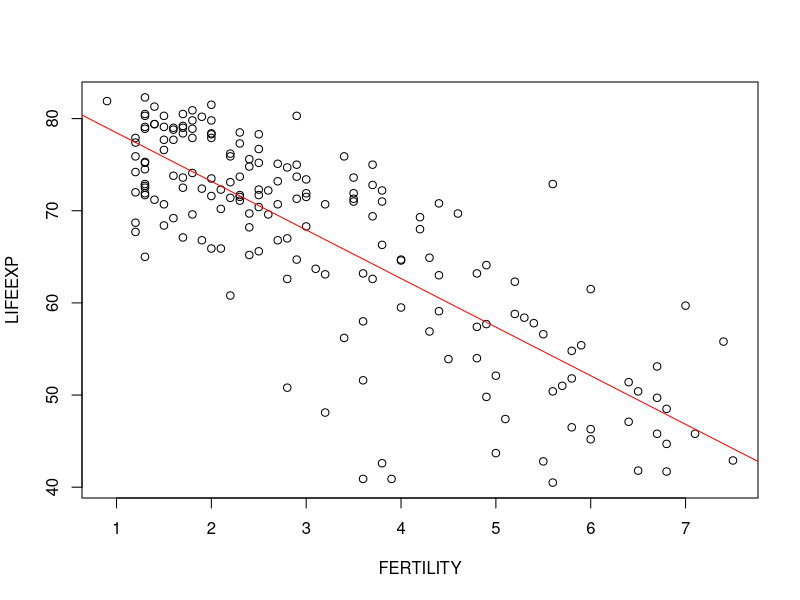
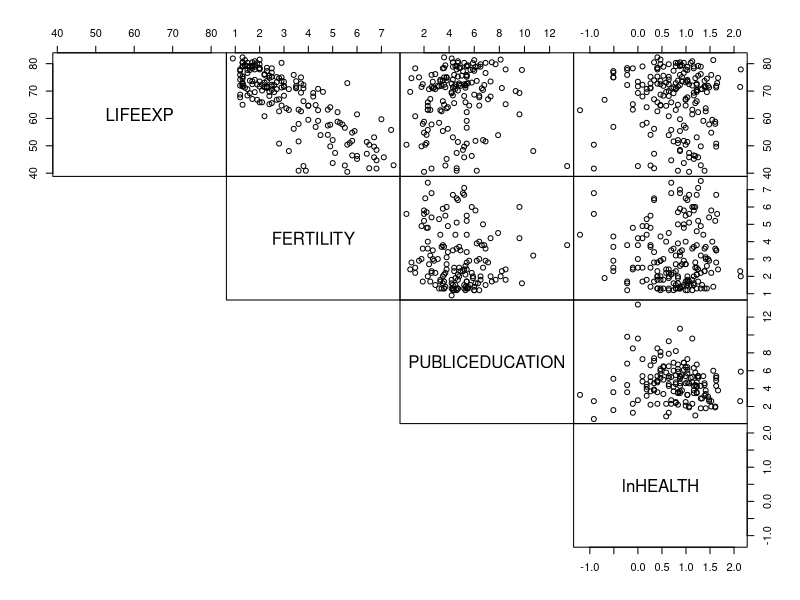

Reproduce these figures in R, in order.
# ###########################################################################
# #                                                                         #
# #                    FINAL ASSIGNMENT - QUESTION #1                       #
# #                                                                         #
# ###########################################################################

# 1. Examining the relation between y = LIFEEXP and x = FERTILITY.
# 2. Fit a linear regression model of LIFEEXP using the explanatory variable 
#    x = FERTILITY.
# 3. The United States has a FERTILITY rate of 2.0. Determine the fitted life 
#    expectancy.
# 4. Now fit a regression model on LIFEEXP using three explanatory variables, 
#    FERTILITY, PUBLICEDUCATION, and lnHEALTH (the natural logarithmic transform
#   of PRIVATEHEALTH).
#    a. Interpret the regression coefficient associated with public education.
#    b. Interpret the regression coefficient associated with health expenditures 
#       without using the logarithmic scale for expenditures.
#    c. Based on the model fit, is PUBLICEDUCATION a statistically significant 
#       variable? To respond to this question, use a formal test of hypothesis. 
#       State your null and alternative hypotheses, decision‐making criterion, 
#       and decision‐making rule.
# 7. Make an overall comment for the non‐statistician audience


setwd("~/data-sci-learning/dat201/")
df.raw = read.csv("UNLifeExpectancy.csv")

summary(df.raw)

df.raw[ is.na(df.raw$FERTILITY), ]
df.raw[ is.na(df.raw$PUBLICEDUCATION), ]

#TODO: should add some initial summary stats and cleaning

df = df.raw

# ----------------------------------------------------------------------------
# 1. Examining the relation between y = LIFEEXP and x = FERTILITY.
plot(LIFEEXP ~ FERTILITY, data = df)
cor(df$LIFEEXP, df$FERTILITY, use="complete.obs")         # -0.8067466



# ----------------------------------------------------------------------------
# 2. Fit a linear regression model of LIFEEXP using the explanatory variable 
#    x = FERTILITY.

m = lm(LIFEEXP ~ FERTILITY, data = df)
summary(m)
abline(m, col="red")



# ----------------------------------------------------------------------------
# 3. The United States has a FERTILITY rate of 2.0. Determine the fitted life 
#    expectancy.

f = data.frame(FERTILITY = 2.0)
p = predict(m, newdata=f, interval="confidence")

round(p, 2)

# RESULTS:
#       fit   lwr   upr
#     73.19 72.01 74.37
#
# The fitted life expectancy for the United States is 73.2 years with a 95% 
# confidence interval of 72.0-74.3 years.



# ----------------------------------------------------------------------------
# 4. Now fit a regression model on LIFEEXP using three explanatory variables, 
#    FERTILITY, PUBLICEDUCATION, and lnHEALTH (the natural logarithmic transform
#   of PRIVATEHEALTH).

df$lnHEALTH = log(df$PRIVATEHEALTH)

pairs(~ LIFEEXP + FERTILITY + PUBLICEDUCATION + lnHEALTH,
      lower.panel=NULL, 
      gap=0, 
      data=df)

m2 = lm(LIFEEXP ~ FERTILITY + PUBLICEDUCATION + lnHEALTH, data=df)
m2.summ = summary(m2)
m2.summ



# ----------------------------------------------------------------------------
#    a. Interpret the regression coefficient associated with public education.

B2 = coef(m2)["PUBLICEDUCATION"]               # -0.1846076
round(B2, 3)

# According to this model, with each one-unit increase in public education we 
# expect a drop in life expectancy by 0.185 years.



# ----------------------------------------------------------------------------
#    b. Interpret the regression coefficient associated with health expenditures 
#       without using the logarithmic scale for expenditures.

# To restate our regression equation:
#            y = B0 + B1*x1 + B2*x2 + B3*log(x3)    where x3 => lnHEALTH
#
# A change in y will be calculated as: 
#      delta.y = y.new - y.old
#              = [B3 * log(x3.new)] - [B3 * log(x3.old)]
#              = B3 * [log(x3.new) - log(x3.old)]
#              = B3 * log(x3.new / x3.old)
# We can consider x3.new/x3.old as the percent change in x.  For example, a 1%
# increase in x would result in that ratio becoming 1.01.
#              = B3 * log(1.01)
#              = -0.01024474

B3 = coef(m2)["lnHEALTH"]       # -1.0296
B3 * log(1.01)                  # -0.01024474

# CONCLUSION:
# For a 1% change in health expenditure, if all other variables remain fixed, 
# the predicted change in life expectancy is reduced by 0.01 years.



# ----------------------------------------------------------------------------
#    c. Based on the model fit, is PUBLICEDUCATION a statistically significant 
#       variable? To respond to this question, use a formal test of hypothesis. 
#       State your null and alternative hypotheses, decision‐making criterion, 
#       and decision‐making rule.

# To determine the significance of PUBLICEDUCATION we begin with the assumption
# that it is not significant, that is, there is no relationship between it and 
# LIFEEXP. Therefore the slope B2 is 0.  This forms our null hypothesis.
#
#          Null Hypothesis H0: B2 = 0
#   Alternative Hypothesis Ha: B2 != 0
#
# We will perform this test with a 5% level of significance. 

alpha = 0.05

t.stat = m2.summ$coefficients[3,3]      # -0.688
p.value = m2.summ$coefficients[3,4]     #  0.493
p.value < alpha                         # FALSE

round(c("alpha"=alpha, "T"=t.stat, "P"=p.value), 3)

# Since p.value is greater than alpha, we fail to reject the null
# hypothesis.
#
# CONCLUSION:
# If we fail to reject the null hypothesis this implies that B2 is zero or, in 
# other words, is statistically insignificant and of no use in the model.  



# ----------------------------------------------------------------------------
# 7. Make an overall comment for the non‐statistician audience

